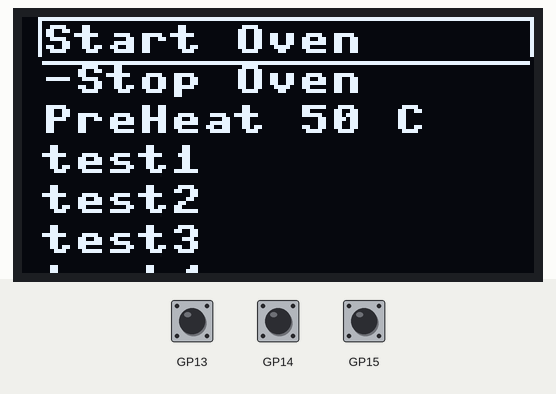
Bench run of a program on a simulated Raspberry Pi Pico running MicroPython. On the bench: 128×64 one-colour display. The test bench sets the inputs (shaded band); at power-on: GP13 HIGH, GP14 HIGH, GP15 HIGH. The interpreter's speed is modelled, so counts of loop turns are approximate; the clock reads 2024-03-15 10:24:30 at power-on unless the program sets it; library files of the repository ran but are not shown: oledmenu.py; what the program prints to the serial console is not drawn.

Above: at 1.2 s.
1.3 s: GP13 pulled LOW for 0.15 s
At 1.9 s:
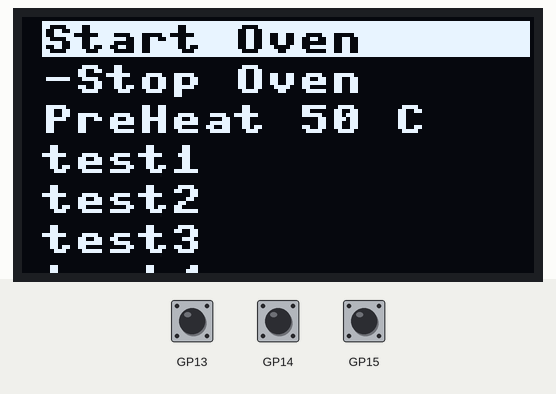
3.5 s: GP14 pulled LOW for 0.15 s
At 4.7 s:
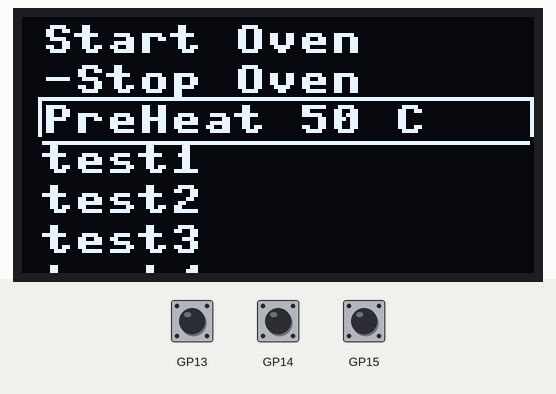
5.1 s: GP13 pulled LOW for 1 s
At 6.6 s:
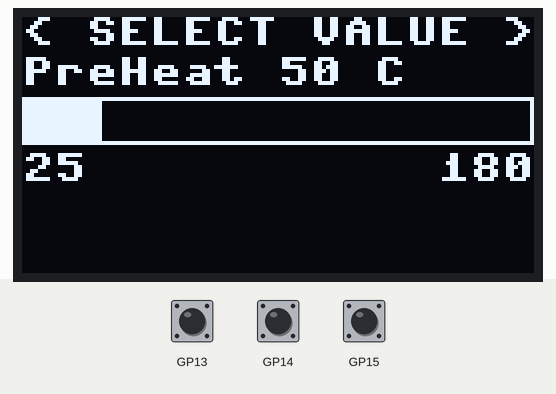
7.6 s: GP15 pulled LOW for 0.15 s
At 8.0 s:
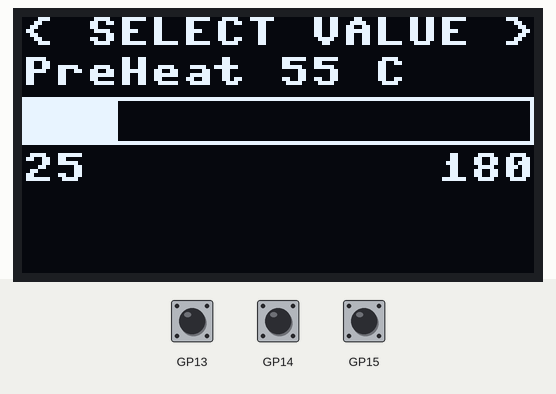
9.2 s: GP15 pulled LOW for 1 s
At 10.0 s:
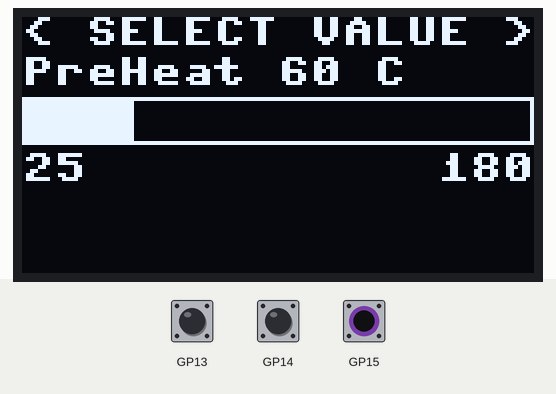
11.7 s: GP13 pulled LOW for 0.15 s
At 12.5 s:
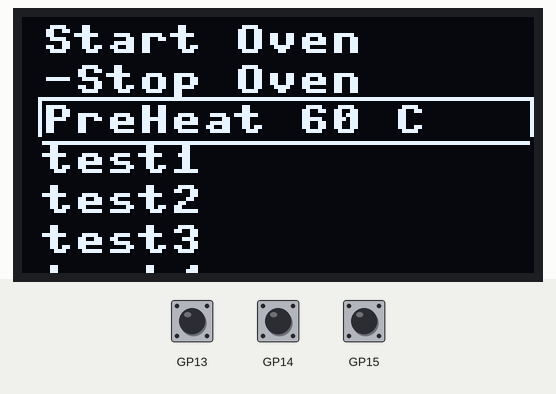
Timing chart, 0 to 14.3 s (numbered marks = the images above; inputs shaded):
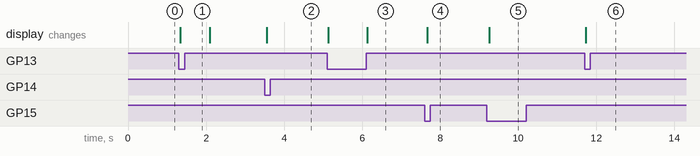

Measured:
- after the input at 1.3 s, the display: changes at once (image 1)
- after the input at 3.5 s, the display: changes after 0.06 s (image 2)
- after the input at 5.1 s, the display: first changes at once (image 3 shows a later state)
- after the input at 7.6 s, the display: changes after 0.07 s (image 4)
- after the input at 9.2 s, the display: changes after 0.06 s (image 5)
- after the input at 11.7 s, the display: changes at once (image 6)

The program:

test.py
```python
from machine import I2C, Pin
from oledmenu import *

# Initialize I2C for the OLED display
i2c = I2C(1, sda=Pin(10), scl=Pin(11), freq=400000)

menu = OLED_MENU( i2c );

# code, Label
menu.add_label( "start", "Start Oven" )
menu.add_label( "stop" , "Stop Oven" , enabled=False )
menu.add_range( "preheat" , "PreHeat %s C", 25, 180, 5, 50 ) # Min, Max, Step, default
menu.add_label( "t1", "test1" ) # code, Label
menu.add_label( "t2", "test2" ) # code, Label
menu.add_label( "t3", "test3" ) # code, Label
menu.add_label( "t4", "test4" ) # code, Label
menu.add_label( "t5", "test5" ) # code, Label
menu.add_label( "t6", "test6" ) # code, Label
menu.add_label( "t7", "test7" ) # code, Label
menu.add_label( "t8", "test8" ) # code, Label

menu.start()

while True:
	if menu.update(): # true when entry selected
		entry = menu.selected # will reset selection
		if entry:
			print( "%s selected" % entry )

		if entry and entry.code=="t3":
			menu.by_code("stop").enabled=True
	# Process other tasks here
```
